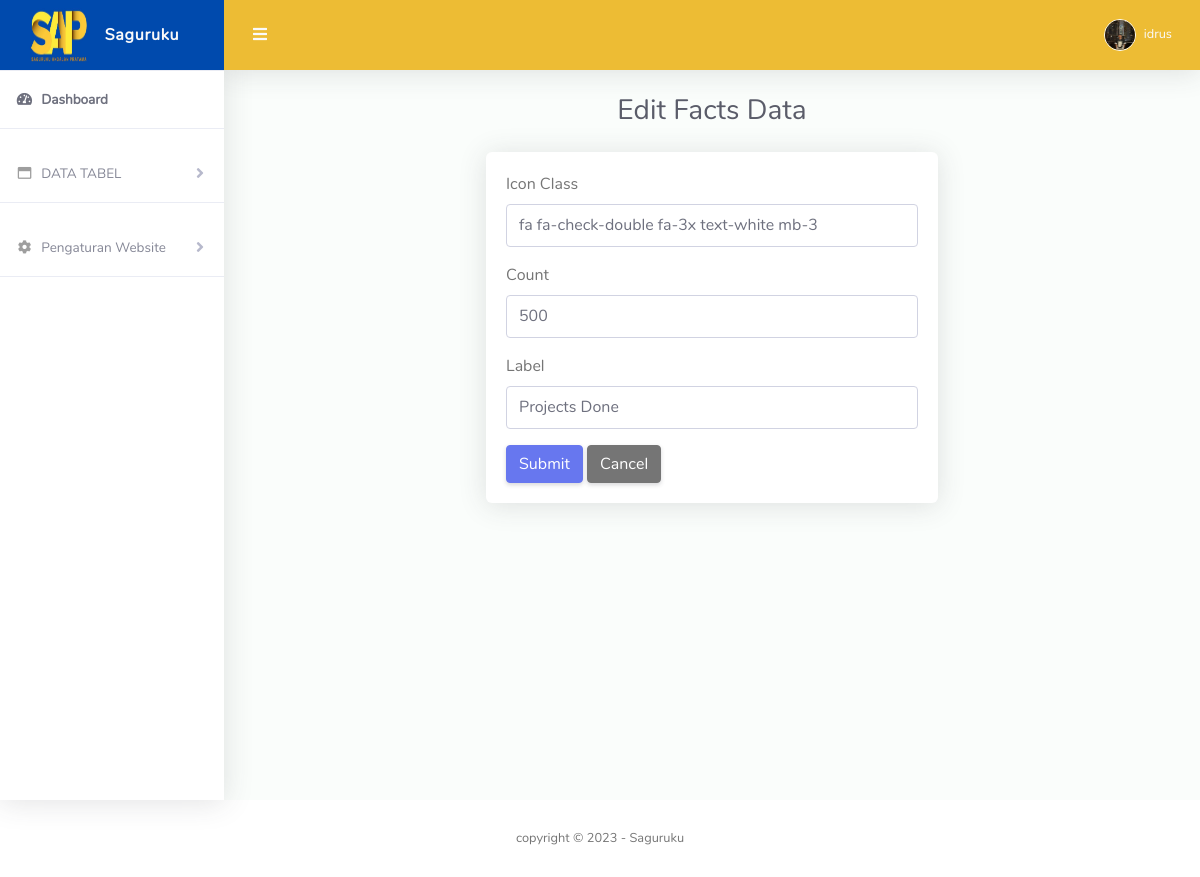
The page /admin/edit-feats.php?id=1 (signed in) on the database its author committed.
### tables this page shows
CREATE TABLE `facts` (
  `id` int(11) NOT NULL,
  `icon_class` varchar(50) NOT NULL,
  `count` int(11) NOT NULL,
  `label` varchar(255) NOT NULL
);

### admin/edit-feats.php (the view, shortened to what this page needs)
<?php
include '../include/config.php';
$feat_id = $_GET['id'];
$icon_class = $count = $label = "";
$icon_class_err = $count_err = $label_err = "";
if ($_SERVER["REQUEST_METHOD"] == "POST") {
    if (empty(trim($_POST["icon_class"]))) {
        $icon_class_err = "Please enter the icon class.";
    } else {
        $icon_class = trim($_POST["icon_class"]);
    }
    if (empty(trim($_POST["count"]))) {
        $count_err = "Please enter the count.";
    } elseif (!is_numeric($_POST["count"])) {
        $count_err = "Count must be a number.";
    } else {
        $count = trim($_POST["count"]);
    }
    if (empty(trim($_POST["label"]))) {
        $label_err = "Please enter the label.";
    } else {
        $label = trim($_POST["label"]);
    }
    if (empty($icon_class_err) && empty($count_err) && empty($label_err)) {
        $sql = "UPDATE facts SET icon_class=?, count=?, label=? WHERE id=?";
        $stmt = mysqli_prepare($conn, $sql);
        if ($stmt) {
            mysqli_stmt_bind_param($stmt, "sssi", $param_icon_class, $param_count, $param_label, $param_id);
            $param_icon_class = $icon_class;
            $param_count = $count;
            $param_label = $label;
            $param_id = $feat_id;
            if (mysqli_stmt_execute($stmt)) {
                header("Location: feats.php");
                exit();
            } else {
                echo "Oops! Something went wrong. Please try again later.";
            }
            mysqli_stmt_close($stmt);
        }
    }
    mysqli_close($conn);
} else {
    $sql = "SELECT * FROM facts WHERE id=?";
    $stmt = mysqli_prepare($conn, $sql);
    if ($stmt) {
        mysqli_stmt_bind_param($stmt, "i", $param_id);
        if (mysqli_stmt_execute($stmt)) {
            $result = mysqli_stmt_get_result($stmt);
            if (mysqli_num_rows($result) == 1) {
                $row = mysqli_fetch_assoc($result);
                $icon_class = $row['icon_class'];
                $count = $row['count'];
                $label = $row['label'];
            } else {
                header("Location: feats.php");
                exit();
            }
        }
    }
}
?>
<?php include 'include/navbar.php'; ?>
<div class="container-fluid" id="container-wrapper">
    <div class="d-sm-flex align-items-center justify-content-center mb-4">
        <h1 class="h3 mb-0 text-gray-800">Edit Facts Data</h1>
    </div>
    <div class="row justify-content-center">
        <div class="col-lg-6">
            <div class="card">
                <div class="card-body">
                    <form action="<?php echo htmlspecialchars($_SERVER["PHP_SELF"]) . '?id=' . $feat_id; ?>" method="POST">
                        <div class="mb-3">
                            <label for="icon_class" class="form-label">Icon Class</label>
                            <input type="text" class="form-control <?php echo (!empty($icon_class_err)) ? 'is-invalid' : ''; ?>" name="icon_class" id="icon_class" value="<?php echo $icon_class; ?>" required>
                        </div>
                        <div class="mb-3">
                            <label for="count" class="form-label">Count</label>
                            <input type="number" class="form-control <?php echo (!empty($count_err)) ? 'is-invalid' : ''; ?>" name="count" id="count" value="<?php echo $count; ?>" required>
                        </div>
                        <div class="mb-3">
                            <label for="label" class="form-label">Label</label>
                            <input type="text" class="form-control <?php echo (!empty($label_err)) ? 'is-invalid' : ''; ?>" name="label" id="label" value="<?php echo $label; ?>" required>
                        </div>
                        <button type="submit" class="btn btn-primary">Submit</button>
                        <a href="feats.php" class="btn btn-secondary">Cancel</a>
                    </form>
                </div>
            </div>
        </div>
    </div>
</div>
<?php include 'include/footer.php'; ?>

### admin/include/navbar.php (shortened to what this page needs)
<?php
require '../include/config.php';
if (isset($_SESSION['user_id'])) {
    $user_id = $_SESSION['user_id'];
    $sql = "SELECT username, images FROM admins WHERE id = '$user_id'";
    $result = mysqli_query($conn, $sql);
    if (mysqli_num_rows($result) > 0) {
        $row = mysqli_fetch_assoc($result);
        $username = $row['username'];
        $user_image = $row['images'];
    }
} else {
    header("Location: ../login/index.php");
    exit;
}
?>
<!DOCTYPE html>
<html lang="en">
<head>
    <link href="asset/vendor/fontawesome-free/css/all.min.css" rel="stylesheet" type="text/css">
    <link href="asset/vendor/bootstrap/css/bootstrap.min.css" rel="stylesheet" type="text/css">
    <link href="asset/css/ruang-admin.min.css" rel="stylesheet">
    <link href="asset/vendor/datatables/dataTables.bootstrap4.min.css" rel="stylesheet">
</head>
<body id="page-top">
    <div id="wrapper">
        <ul class="navbar-nav sidebar sidebar-light accordion" id="accordionSidebar">
            <a class="sidebar-brand d-flex align-items-center justify-content-center" href="index.php">
                <div class="sidebar-brand-icon">
                    <img src="asset/img/saguruku.jpg" width="60" height="55">
                </div>
                <div class="sidebar-brand-text mx-3">Saguruku</div>
            </a>
            <hr class="sidebar-divider my-0">
            <li class="nav-item active">
                <a class="nav-link" href="index.php">
                    <i class="fas fa-fw fa-tachometer-alt"></i>
                    <span>Dashboard</span></a>
            </li>
            <hr class="sidebar-divider">
            <li class="nav-item">
                <a class="nav-link collapsed" href="#" data-toggle="collapse" data-target="#collapseBootstrap" aria-expanded="true" aria-controls="collapseBootstrap">
                    <i class="far fa-fw fa-window-maximize"></i>
                    <span>DATA TABEL</span>
                </a>
            </li>
            <hr class="sidebar-divider">
            <li class="nav-item">
                <a class="nav-link collapsed" href="#" data-toggle="collapse" data-target="#collapsePengaturan" aria-expanded="true" aria-controls="collapsePengaturan">
                    <i class="fas fa-fw fa-cog"></i>
                    <span>Pengaturan Website</span>
                </a>
            </li>
            <hr class="sidebar-divider">
        </ul>
        <div id="content-wrapper" class="d-flex flex-column">
            <div id="content">
                <nav class="navbar navbar-expand navbar-light bg-navbar topbar mb-4 static-top">
                    <button id="sidebarToggleTop" class="btn btn-link rounded-circle mr-3">
                        <i class="fa fa-bars"></i>
                    </button>
                    <ul class="navbar-nav ml-auto">
                        <li class="nav-item dropdown no-arrow">
                            <a class="nav-link dropdown-toggle" href="#" id="userDropdown" role="button" data-toggle="dropdown" aria-haspopup="true" aria-expanded="false">
                                <img class="img-profile rounded-circle" src="uploads/<?php echo $user_image; ?>" style="max-width: 60px">
                                <span class="ml-2 d-none d-lg-inline text-black small">
                                    <?php echo $username; ?>
                                </span>
                            </a>
                        </li>
                    </ul>
                </nav>

### rows shown on the page
facts: icon_class "fa fa-check-double fa-3x text-white mb-3", count "500", label "Projects Done"

### other values the page prints
$username "idrus"
